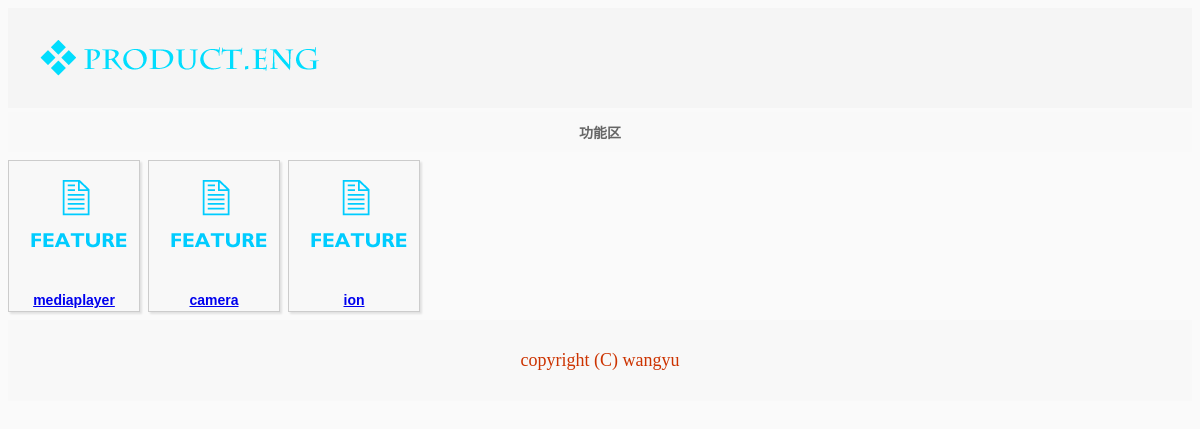
The app's page /business/feature/feature_list.php?product_id=5&version_id=6 (signed in) with its own data.
### tables this page shows
create table feature_base
(
    id int auto_increment primary key,
    abbreviation char(32) not null,
    create_user_id int not null,
    create_date datetime not null,
    product_id int not null,
    version_id int not null,
    owner int,
    state int,
    start_time datetime,
    end_time datetime,
    description varchar(64),
    index (abbreviation)
);

### business/feature/feature_base_tab.php (the view, shortened to what this page needs)
<?php
class feature_base_tab
{
	public function check_user_permission($user_id, $product_id)
	{
		$sql  = "select manage_group_id, develop_group_id, flags from product_base ";
		$sql .= "where id = {$product_id}";
		$ret = mysql_query($sql);
		$row = mysql_fetch_array($ret);
		if($row['flags'] == 1)
		{
			return 1;
		}
	}
	public function get_feature_record($product_id, $version_id, $from, $to)
	{
		if($this->check_user_permission($_SESSION['userid'], $product_id) == 0)
		{
			return FALSE;
		}
		$sql  = "select * from feature_base where product_id = {$product_id} and version_id = {$version_id}";
		$sql .= " limit $from, $to";
		$ret = mysql_query($sql);
		return $ret;
	}
}
class feature_view
{
	public function show($row)
	{
		echo "
		<div class=\"thumbnail_box\">
			<a href=\"#\">
				<img class=\"thumbnail_picture\" src=\"../../images/feature.png\">
				<p class=\"thumbnail_desc\" align=\"center\">{$row['abbreviation']}</p>
			</a>
		</div>
		";
	}
}
?>

### business/feature/feature_list.php (shortened to what this page needs)
<?php
require_once("feature_base_tab.php");
?>
<html>
<head>
<link href="../../css/basic.css" rel="stylesheet" type="text/css">
</head>
<body>
	<div class="banner">
		<img src="../../images/banner.png">
	</div>
	<div class="delimeter_block" align="center">功能区</div>
	<?php
	$product_id = $_GET['product_id'];
	$version_id = $_GET['version_id'];
	$tab = new feature_base_tab();
	$view = new feature_view();
	$tab->init();
	$ret = $tab->get_feature_record($product_id, $version_id, 0, 10000);
	if($ret)
	{
		while($row = mysql_fetch_array($ret))
		{
			$view->show($row);
		}
	}
	?>
	<div class="footer" align="center">
		<p> copyright (C) wangyu </p>
	</div>
</body>
</html>

### css/basic.css (style rules this page uses)
body { background-color:#FAFAFA; font-family: Helvetica, sans-serif; }
.banner { background-color:#F5F5F5; width:100%; height:auto; display:block; float:left; }
.footer { display:block; float:left; background-color:#F8F8F8; width:100%; padding:12 0 12 0; color:#CC3300; font-family:"Gill Sans MT Pro Book"; font-size:18px; }
.thumbnail_box { display:inline; float:left; background-color:#F8F8F8; border-color:#CCCCCC; border-style:solid; border-width:1; width:auto; height:auto; color:#999999; padding:1 1 1 1; margin:8 8 8 0; box-shadow: 2px 2px 2px rgba(0,0,0,0.1); }
.thumbnail_picture { width:128; height:128; }
.thumbnail_desc { margin:2 2 2 2; font-size:14px; font-family:Helvetica, Arial, sans-serif; font-weight:bold; }
.delimeter_block { display:block; float:left; width:100%; height:auto; padding:10 0 10 0; margin:4 0 0 0 ; background-color:#F9F9F9; color:#666666; font-size:14px; font-weight:bold; }

### records on screen
feature_base: abbreviation "mediaplayer"
feature_base: abbreviation "camera"
feature_base: abbreviation "ion"
